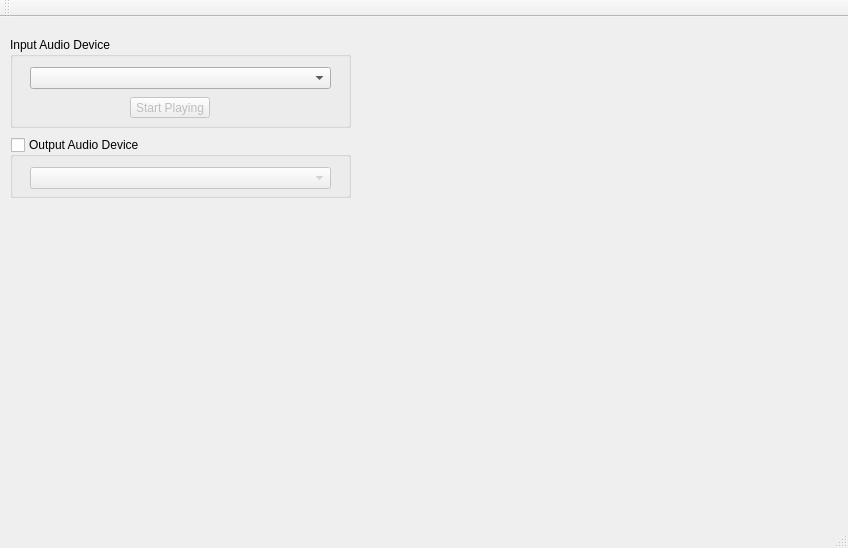
<?xml version="1.0" encoding="UTF-8"?>
<ui version="4.0">
 <class>MainWindow</class>
 <widget class="QMainWindow" name="MainWindow">
  <property name="geometry">
   <rect>
    <x>0</x>
    <y>0</y>
    <width>848</width>
    <height>548</height>
   </rect>
  </property>
  <property name="windowTitle">
   <string>MainWindow</string>
  </property>
  <widget class="QWidget" name="centralWidget">
   <widget class="QGroupBox" name="gB_inputAudioDevice">
    <property name="geometry">
     <rect>
      <x>10</x>
      <y>20</y>
      <width>341</width>
      <height>91</height>
     </rect>
    </property>
    <property name="title">
     <string>Input Audio Device</string>
    </property>
    <widget class="QComboBox" name="cb_inputAudioDevice">
     <property name="geometry">
      <rect>
       <x>20</x>
       <y>30</y>
       <width>301</width>
       <height>22</height>
      </rect>
     </property>
    </widget>
    <widget class="QPushButton" name="pB_startStopSampling">
     <property name="enabled">
      <bool>false</bool>
     </property>
     <property name="geometry">
      <rect>
       <x>120</x>
       <y>60</y>
       <width>80</width>
       <height>21</height>
      </rect>
     </property>
     <property name="text">
      <string>Start Playing</string>
     </property>
    </widget>
   </widget>
   <widget class="QGroupBox" name="gB_outputAudioDevice">
    <property name="geometry">
     <rect>
      <x>10</x>
      <y>120</y>
      <width>341</width>
      <height>61</height>
     </rect>
    </property>
    <property name="title">
     <string>Output Audio Device</string>
    </property>
    <property name="checkable">
     <bool>true</bool>
    </property>
    <property name="checked">
     <bool>false</bool>
    </property>
    <widget class="QComboBox" name="cB_outputAudioDevice">
     <property name="geometry">
      <rect>
       <x>20</x>
       <y>30</y>
       <width>301</width>
       <height>22</height>
      </rect>
     </property>
    </widget>
   </widget>
  </widget>
  <widget class="QMenuBar" name="menuBar">
   <property name="geometry">
    <rect>
     <x>0</x>
     <y>0</y>
     <width>848</width>
     <height>20</height>
    </rect>
   </property>
  </widget>
  <widget class="QToolBar" name="mainToolBar">
   <attribute name="toolBarArea">
    <enum>TopToolBarArea</enum>
   </attribute>
   <attribute name="toolBarBreak">
    <bool>false</bool>
   </attribute>
  </widget>
  <widget class="QStatusBar" name="statusBar"/>
 </widget>
 <layoutdefault spacing="6" margin="11"/>
 <resources/>
 <connections/>
</ui>
